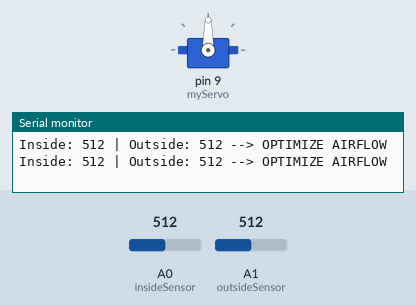
Simulated run of this sketch. Board: Arduino Uno, built with avr-gcc and run on an emulated ATmega328P. Shown: servo, the last lines printed to the serial monitor. The test bench sets the inputs (shaded band); at power-on: A0 (insideSensor) = 512, A1 (outsideSensor) = 512.

Above: at 1.8 s.
1.9 s: A0 (insideSensor) set to 716
At 2.5 s:
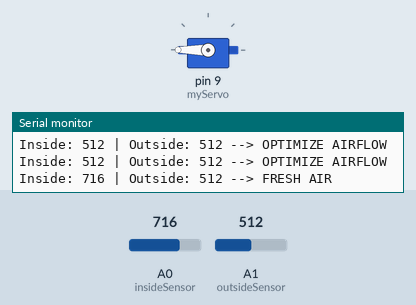
3.5 s: A1 (outsideSensor) set to 900
At 5.2 s:
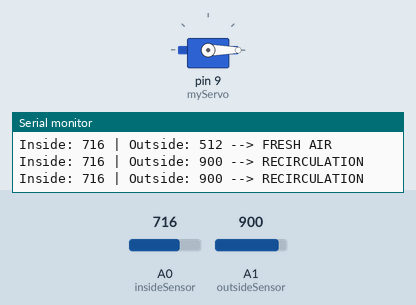
5.5 s: A1 (outsideSensor) set to 741
7.2 s: A1 (outsideSensor) set to 715
At 8.5 s:
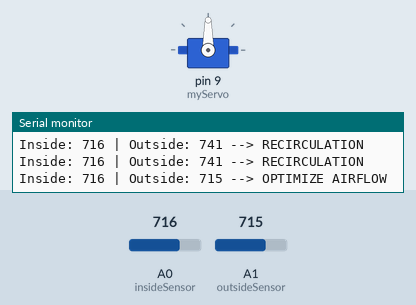
9.5 s: A1 (outsideSensor) set to 511
At 11.2 s:
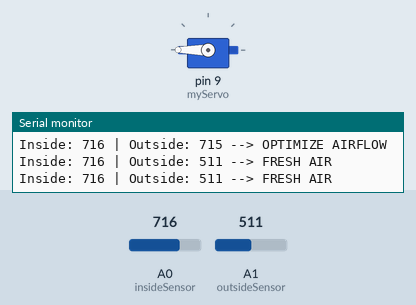
Timing chart, 0 to 12.5 s (numbered marks = the images above; inputs shaded):
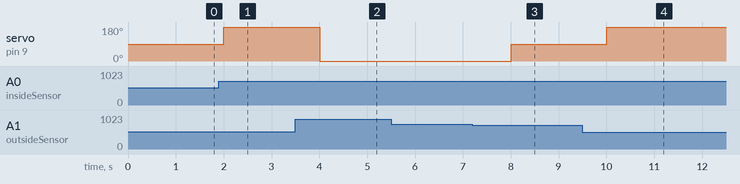

The sketch:

smart_cabin_air_quality.ino
```cpp
#include <Servo.h>

Servo myServo;

int insideSensor = A0;
int outsideSensor = A1;

int insideValue = 0;
int outsideValue = 0;

int diffThreshold = 15;     // fresh air
int highInside = 260;       // inside air is bad
int highOutside = 240;      // outside air is bad

void setup() {
  Serial.begin(9600);
  myServo.attach(9);
}

void loop() {
  insideValue = analogRead(insideSensor);
  outsideValue = analogRead(outsideSensor);

  int diff = insideValue - outsideValue;

  Serial.print("Inside: ");
  Serial.print(insideValue);
  Serial.print(" | Outside: ");
  Serial.print(outsideValue);

  if (diff > diffThreshold) {
    Serial.println(" --> FRESH AIR");
    myServo.write(180);
  }

  else if (insideValue > highInside && outsideValue > highOutside && abs(diff) < diffThreshold) {
    Serial.println(" --> OPTIMIZE AIRFLOW");
    myServo.write(90);
  }

  else {
    Serial.println(" --> RECIRCULATION");
    myServo.write(0);
  }

  delay(1000);
}
```

Measured:
- the behaviour switches between 731 and 730 on A1 (outsideSensor) (found by bisection; images 2 and 3)
- after the input at 1.9 s, servo on pin 9 (myServo): 90° → 180° after 0.10 s
- after the input at 3.5 s, servo on pin 9 (myServo): 180° → 0° after 0.50 s
- after the input at 7.2 s, servo on pin 9 (myServo): 0° → 90° after 0.81 s
- after the input at 9.5 s, servo on pin 9 (myServo): 90° → 180° after 0.51 s
